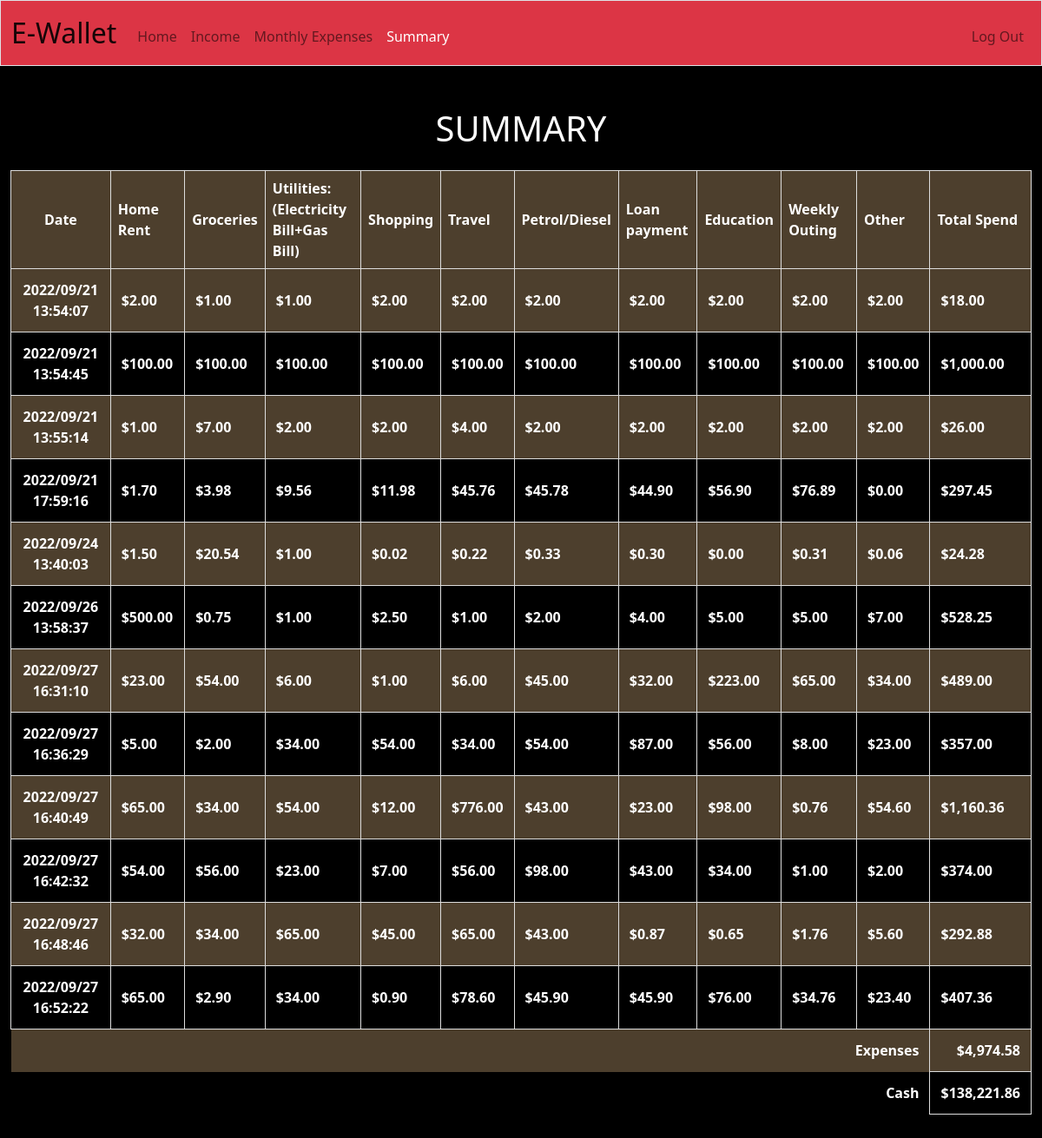
The page /summary (signed in) on the database its author committed.
### tables this page shows
CREATE TABLE 'monthly' ('id' INTEGER NOT NULL, 'homerent' INTEGER NOT NULL, 'groceries' INTEGER NOT NULL, 'eb' INTEGER NOT NULL, 'shopping' INTEGER NOT NULL, 'other' INTEGER NOT NULL, 'datetime' DATETIME NOT NULL, 'travel'  INTEGER NOT NULL  , 'petrol'  INTEGER NOT NULL  , 'loan'  INTEGER NOT NULL  , 'education'  INTEGER NOT NULL  , 'weekly'  INTEGER NOT NULL  , 'monthly_id'  INTEGER PRIMARY KEY NOT NULL  , 'spend2'  INTEGER NOT NULL DEFAULT (0)  );

CREATE TABLE 'users' ('id' INTEGER PRIMARY KEY NOT NULL, 'username' TEXT NOT NULL, 'hash' TEXT NOT NULL, 'cash'  INTEGER NOT NULL DEFAULT (0)  , 'spend1'  INTEGER NOT NULL DEFAULT (0)  );

### app.py (the view)
@app.route("/summary",methods=["GET", "POST"])
@login_required
def summary():
    spends = db.execute("SELECT spend2 FROM sum WHERE user_id = ?", session["user_id"])
    total_s = 0
    for i in spends:
        total_s += i['spend2']
    db.execute("UPDATE users SET spend1 = ? WHERE id = ?", total_s, session['user_id'])
    total_s1 = db.execute("SELECT spend1 FROM users WHERE id = ?", session["user_id"])
    cash10 = db.execute("SELECT cash FROM users WHERE id = ?", session["user_id"])
    monthly1 = db.execute("SELECT * FROM monthly WHERE id = ?", session["user_id"])
    return render_template("list.html", total_s1=total_s1, cash10=cash10, monthly1=monthly1)

### app.py (called while the page is built)
@app.after_request
def after_request(response):
    response.headers["Cache-Control"] = "no-cache, no-store, must-revalidate"
    response.headers["Expires"] = 0
    response.headers["Pragma"] = "no-cache"
    return response

### helpers.py (called while the page is built)
def login_required(f):
    @wraps(f)
    def decorated_function(*args, **kwargs):
        if session.get("user_id") is None:
            return redirect("/login")
        return f(*args, **kwargs)
    return decorated_function

def usd(value):
    return f"${value:,.2f}"

### templates/list.html (shortened to what this page needs)
{% extends "layout.html" %}
{% block main %}
<body class="summary2">
    <form action="/summary" method="post">
        <table>
            <thead>
                <thead>
                    <div class="mb-4">
                  <h1 style="color:white;font-size:40px;text-align:center;">SUMMARY</h1>
                    </div>
                </thead>
                <tr>
                    <th style="color:white;" class="text-startr">Date</th>
                    <th style="color:white;" class="text-start">Home Rent</th>
                    <th style="color:white;" class="text-start">Groceries</th>
                    <th style="color:white;" class="text-start">Utilities:(Electricity Bill+Gas Bill)</th>
                    <th style="color:white;" class="text-start">Shopping</th>
                    <th style="color:white;" class="text-start">Travel</th>
                    <th style="color:white;" class="text-start">Petrol/Diesel</th>
                    <th style="color:white;" class="text-start">Loan payment</th>
                    <th style="color:white;" class="text-start">Education</th>
                    <th style="color:white;" class="text-start">Weekly Outing</th>
                    <th style="color:white;" class="text-start">Other</th>
                    <th style="color:white;" class="text-start">Total Spend</th>
                </tr>
            </thead>
            <tbody>
                {% for i in monthly1 %}
                <tr>
                    <td style='font-weight:bold;color:white;' class="text-center">{{ i.datetime }}</td>
                    <td style='font-weight:bold;color:white;' class="text-start">{{ i.homerent | usd }}</td>
                    <td style='font-weight:bold;color:white;' class="text-start">{{ i.groceries | usd }}</td>
                    <td style='font-weight:bold;color:white;' class="text-start">{{ i.eb | usd }}</td>
                    <td style='font-weight:bold;color:white;' class="text-start">{{ i.shopping | usd }}</td>
                    <td style='font-weight:bold;color:white;' class="text-start">{{ i.travel | usd }}</td>
                    <td style='font-weight:bold;color:white;' class="text-start">{{ i.petrol | usd }}</td>
                    <td style='font-weight:bold;color:white;' class="text-start">{{ i.loan | usd }}</td>
                    <td style='font-weight:bold;color:white;' class="text-start">{{ i.education | usd }}</td>
                    <td style='font-weight:bold;color:white;' class="text-start">{{ i.weekly | usd }}</td>
                    <td style='font-weight:bold;color:white;' class="text-start">{{ i.other | usd }}</td>
                    <td style='font-weight:bold;color:white;' class="text-start">{{ i.spend2 | usd }}</td>
                </tr>
                {% endfor %}
                <tr>
                    <td style="color:white;" class="border-0 fw-bold text-end" colspan="11">Expenses</td>
                    <td style='font-weight:bold;color:white;' class="text-end">{{ total_s1[0]["spend1"] | usd }}</td>
                  </tr>
                <tr>
                  <td style="color:white;" class="border-0 fw-bold text-end" colspan="11">Cash</td>
                  <td style='font-weight:bold;color:white;' class="text-end">{{ cash10[0]['cash'] | usd }}</td>
                </tr>
            </tbody>
        </table>
    </form>
</body>
{% endblock %}

### templates/layout.html (shortened to what this page needs)
<!DOCTYPE html>
<html lang="en">
    <head>
        <link href="https://cdn.jsdelivr.net/npm/bootstrap@5.1.3/dist/css/bootstrap.min.css" rel="stylesheet">
        <link href="/static/styles.css" rel="stylesheet">
        <link rel="stylesheet" href="https://use.fontawesome.com/releases/v5.7.1/css/all.css">
    </head>
    <body>
        <nav class="bg-danger border navbar navbar-expand-md navbar-light">
            <div class="container-fluid">
                <a class="navbar-brand" href="/"><span class="black">E-Wallet</span></a>
                <div class="collapse navbar-collapse" id="navbar">
                    {% if session["user_id"] %}
                        <ul class="navbar-nav me-auto mt-2">
                            <li class="nav-item"><a class="nav-link" href="/" class='active-page'>Home</a></li>
                            <li class="nav-item"><a class="nav-link" href="/income" class='active-page'>Income</a></li>
                            <li class="nav-item"><a class="nav-link" href="/monthly" class='active-page'>Monthly Expenses</a></li>
                            <li class="nav-item"><a class="nav-link" href="/summary" class='active-page'>Summary</a></li>
                        </ul>
                        <ul class="navbar-nav ms-auto mt-2">
                            <li class="nav-item"><a class="nav-link" href="/logout" class='active-page'>Log Out</a></li>
                        </ul>
                    {% else %}
                        <ul class="navbar-nav ms-auto mt-2">
                            <li class="nav-item"><a class="nav-link" href="/register" class='active-page'>Register</a></li>
                            <li class="nav-item"><a class="nav-link" href="/login" class='active-page'>Log In</a></li>
                        </ul>
                    {% endif %}
                </div>
            </div>
        </nav>
        <main class="container-fluid py-5 text-center">
            {% block main %}{% endblock %}
        </main>
    </body>
</html>

### static/styles.css (style rules this page uses)
.summary2 { background-color: black; background-repeat: no-repeat; background-size: cover; object-fit: cover; }
#navbar .active { color: #ffffff; }
nav .navbar-brand { font-size: xx-large; }
body { background-color: #fff; color: #212529; font-size: 1rem; font-weight: 400; line-height: 1.5; margin: 0; text-align: left; }
table { background-color: transparent; margin-bottom: 1rem; border-collapse: collapse; width: 100%; }
table th, table td { border: 1px solid #dddddd; padding: 8px; vertical-align: middle; }
tbody tr:nth-of-type(odd) { background-color: rgb(255, 208, 208, 0.3) }
.monthly table th, table td { padding: 0.75rem; vertical-align: middle; }
tbody tr:nth-of-type(odd) { background-color: rgb(255, 208, 150, 0.3) }

### rows shown on the page
monthly: datetime "2022/09/21 13:54:07", homerent "$2.00", groceries "$1.00", eb "$1.00", shopping "$2.00", travel "$2.00", petrol "$2.00", loan "$2.00", education "$2.00", weekly "$2.00", other "$2.00", spend2 "$18.00"
monthly: datetime "2022/09/21 13:54:45", homerent "$100.00", groceries "$100.00", eb "$100.00", shopping "$100.00", travel "$100.00", petrol "$100.00", loan "$100.00", education "$100.00", weekly "$100.00", other "$100.00", spend2 "$1,000.00"
monthly: datetime "2022/09/21 13:55:14", homerent "$1.00", groceries "$7.00", eb "$2.00", shopping "$2.00", travel "$4.00", petrol "$2.00", loan "$2.00", education "$2.00", weekly "$2.00", other "$2.00", spend2 "$26.00"
monthly: datetime "2022/09/21 17:59:16", homerent "$1.70", groceries "$3.98", eb "$9.56", shopping "$11.98", travel "$45.76", petrol "$45.78", loan "$44.90", education "$56.90", weekly "$76.89", other "$0.00", spend2 "$297.45"
monthly: datetime "2022/09/24 13:40:03", homerent "$1.50", groceries "$20.54", eb "$1.00", shopping "$0.02", travel "$0.22", petrol "$0.33", loan "$0.30", education "$0.00", weekly "$0.31", other "$0.06", spend2 "$24.28"
monthly: datetime "2022/09/26 13:58:37", homerent "$500.00", groceries "$0.75", eb "$1.00", shopping "$2.50", travel "$1.00", petrol "$2.00", loan "$4.00", education "$5.00", weekly "$5.00", other "$7.00", spend2 "$528.25"
monthly: datetime "2022/09/27 16:31:10", homerent "$23.00", groceries "$54.00", eb "$6.00", shopping "$1.00", travel "$6.00", petrol "$45.00", loan "$32.00", education "$223.00", weekly "$65.00", other "$34.00", spend2 "$489.00"
monthly: datetime "2022/09/27 16:36:29", homerent "$5.00", groceries "$2.00", eb "$34.00", shopping "$54.00", travel "$34.00", petrol "$54.00", loan "$87.00", education "$56.00", weekly "$8.00", other "$23.00", spend2 "$357.00"
monthly: datetime "2022/09/27 16:40:49", homerent "$65.00", groceries "$34.00", eb "$54.00", shopping "$12.00", travel "$776.00", petrol "$43.00", loan "$23.00", education "$98.00", weekly "$0.76", other "$54.60", spend2 "$1,160.36"
monthly: datetime "2022/09/27 16:42:32", homerent "$54.00", groceries "$56.00", eb "$23.00", shopping "$7.00", travel "$56.00", petrol "$98.00", loan "$43.00", education "$34.00", weekly "$1.00", other "$2.00", spend2 "$374.00"
monthly: datetime "2022/09/27 16:48:46", homerent "$32.00", groceries "$34.00", eb "$65.00", shopping "$45.00", travel "$65.00", petrol "$43.00", loan "$0.87", education "$0.65", weekly "$1.76", other "$5.60", spend2 "$292.88"
monthly: datetime "2022/09/27 16:52:22", homerent "$65.00", groceries "$2.90", eb "$34.00", shopping "$0.90", travel "$78.60", petrol "$45.90", loan "$45.90", education "$76.00", weekly "$34.76", other "$23.40", spend2 "$407.36"
users: spend1 "$4,974.58", cash "$138,221.86"
